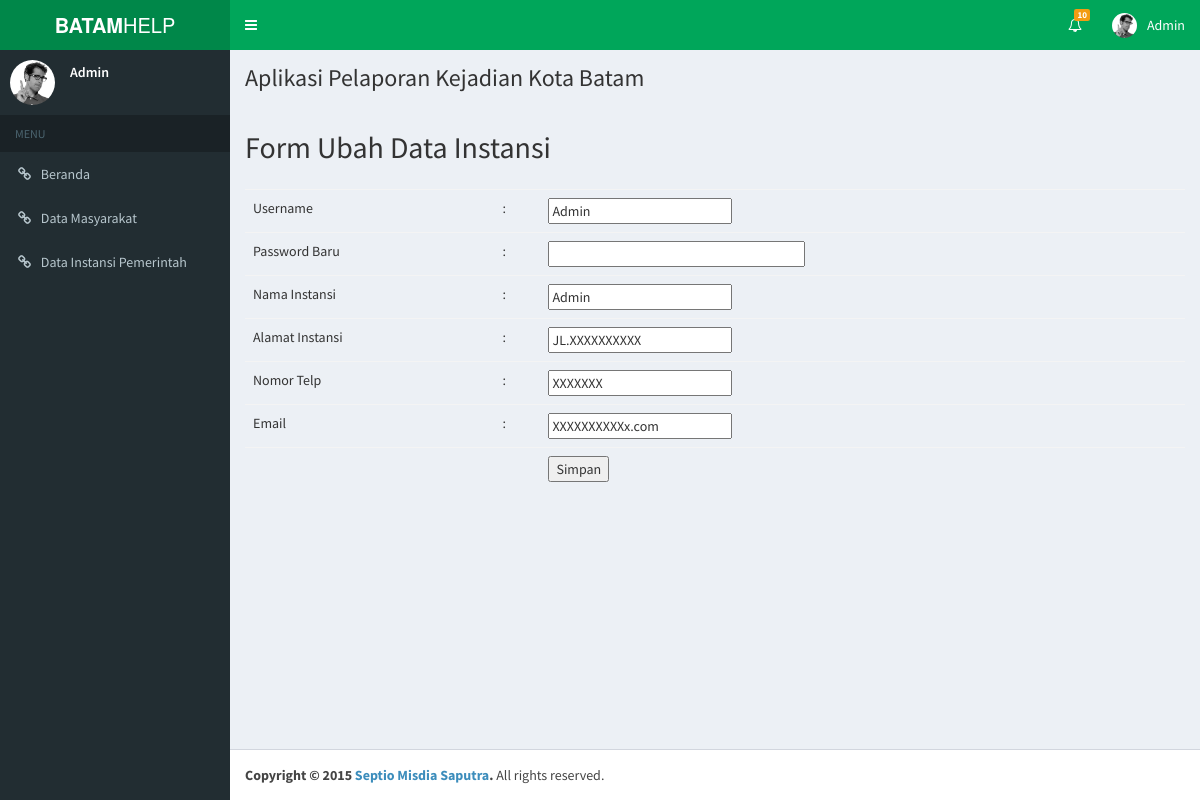
/pages/admin/ubah_instansi.php?username=Admin (signed in), run on the app's committed database.
### tables this page shows
CREATE TABLE IF NOT EXISTS `user` (
  `username` varchar(25) NOT NULL,
  `nama` varchar(25) NOT NULL,
  `alamat` varchar(50) NOT NULL,
  `email` varchar(30) NOT NULL,
  `password` varchar(20) NOT NULL,
  `no_telp` varchar(15) NOT NULL,
  `Status` enum('Aktif','Tidak Aktif') NOT NULL,
  `jenis` varchar(15) NOT NULL,
  PRIMARY KEY (`username`)
);

### pages/admin/ubah_instansi.php (the view, shortened to what this page needs)
<!DOCTYPE html>
<html>
  <head>
    <link rel="stylesheet" href="../../bootstrap/css/bootstrap.min.css">
    <link rel="stylesheet" href="https://maxcdn.bootstrapcdn.com/font-awesome/4.4.0/css/font-awesome.min.css">
    <link rel="stylesheet" href="https://code.ionicframework.com/ionicons/2.0.1/css/ionicons.min.css">
    <link rel="stylesheet" href="../../dist/css/AdminLTE.min.css">
    <link rel="stylesheet" href="../../dist/css/skins/skin-green.css">
  </head>
  <body class="hold-transition skin-green sidebar-mini">
    <div class="wrapper">
      <header class="main-header">
        <a href="index2.html" class="logo">
          <span class="logo-lg"><b>BATAM</b>HELP</span>
        </a>
        <nav class="navbar navbar-static-top" role="navigation">
          <a href="#" class="sidebar-toggle" data-toggle="offcanvas" role="button">
          </a>
          <div class="navbar-custom-menu">
            <ul class="nav navbar-nav">
              <li class="dropdown notifications-menu">
                <a href="#" class="dropdown-toggle" data-toggle="dropdown">
                  <i class="fa fa-bell-o"></i>
                  <span class="label label-warning">10</span>
                </a>
              </li>
              <li class="dropdown user user-menu">
                <a href="#" class="dropdown-toggle" data-toggle="dropdown">
                  <img src="../../dist/img/user2-160x160.jpg" class="user-image" alt="User Image">
                  <span class="hidden-xs"><?php echo "".$_SESSION['username']."";?></span>
                </a>
              </li>
              </ul>
          </div>
        </nav>
      </header>
      <aside class="main-sidebar">
        <section class="sidebar">
          <div class="user-panel">
            <div class="pull-left image">
              <img src="../../dist/img/user2-160x160.jpg" class="img-circle" alt="User Image">
            </div>
            <div class="pull-left info">
              <p><?php echo "".$_SESSION['username']."";?></p>
            </div>
          </div>
          <ul class="sidebar-menu">
            <li class="header">MENU</li>
            <li><a href="index.php?page=beranda"><i class="fa fa-link"></i> <span>Beranda</span></a></li>
            <li><a href="index.php?page=masyarakat"><i class="fa fa-link"></i> <span>Data Masyarakat</span></a></li>
          <li><a href="index.php?page=instansi"><i class="fa fa-link"></i> <span>Data Instansi Pemerintah</span></a></li>
          </ul>
        </section>
      </aside>
      <div class="content-wrapper">
        <section class="content-header">
          <h1>
            Aplikasi Pelaporan Kejadian Kota Batam
          </h1></br><h2>Form Ubah Data Instansi</h2></section>
        <section class="content">
<?php
include ("../proses/config.php");
$username = $_GET['username'];
$hasil = mysqli_query($con,"SELECT * FROM user WHERE username='$username'");
	$jum_hasil = $hasil->num_rows;
 if($jum_hasil){
 while($baris = $hasil->fetch_assoc()){
?>
<form action="../proses/proses_ubah_instansi.php" method="post">
		<table class="table" cellpadding="3" cellspacing="0">
			<tr>
				<td>Username</td>
				<td>:</td>
				<td><input type="text" name="username" value="<?php echo $baris['username']; ?>" readonly="yes"></td>
			</tr>
			<tr>
				<td>Password Baru</td>
				<td>:</td>
				<td><input type="password" name="password" size="30" value="" required></td>
			</tr>
			<tr>
				<td>Nama Instansi</td>
				<td>:</td>
				<td>
					<input type="text" name="namainstansi" value="<?php echo $baris['nama']; ?>" required>
				</td>
			</tr>
			<tr>
				<td>Alamat Instansi</td>
				<td>:</td>
				<td>
					<input type="text" name="alamatinstansi" value="<?php echo $baris['alamat']; ?>" required>
				</td>
			</tr>
			<tr>
				<td>Nomor Telp</td>
				<td>:</td>
				<td>
					<input type="text" name="nomor_telp" value="<?php echo $baris['no_telp']; ?>" required>
				</td>
			</tr>
			<tr>
				<td>Email</td>
				<td>:</td>
				<td>
					<input type="text" name="email" value="<?php echo $baris['email']; ?>" required>
				</td>
			</tr>
			<tr>
				<td>&nbsp;</td>
				<td></td>
				<td><input type="submit" name="submit" value="Simpan"></td>
				 <?php } ?>
				 <?php } else{
 echo 'Tidak ada data ditemukan.';
 }?>
			</tr>
		</table>
	</form>
        </section>
      </div>
      <footer class="main-footer">
        <strong>Copyright &copy; 2015 <a href="#">Septio Misdia Saputra</a>.</strong> All rights reserved.
      </footer>
     </div>
  </body>
</html>

### data on the page
user: username "Admin", namainstansi "Admin", alamatinstansi "JL.XXXXXXXXXX", nomor_telp "XXXXXXX", email "XXXXXXXXXXx.com"

### other printed values
$_SESSION['username'] "Admin"
